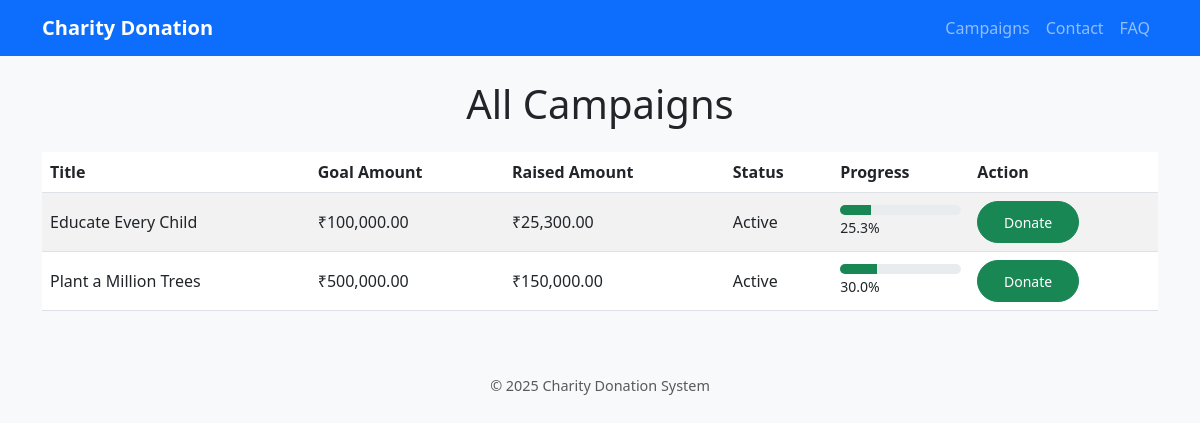
Page /campaigns on the committed database.
### models/models.py (models this page shows, shortened)
class Campaign(db.Model):
    __tablename__ = 'campaign'
    id = db.Column(db.Integer, primary_key=True)
    title = db.Column(db.String(200), nullable=False)
    goal_amount = db.Column(db.Float, nullable=False)
    raised_amount = db.Column(db.Float, default=0, nullable=False)
    description = db.Column(db.Text)
    status = db.Column(db.String(50))
    donations = db.relationship('Donation', backref='campaign', lazy=True)
    distributions = db.relationship('FundsDistribution', backref='campaign', lazy=True)

### app.py (the view)
@app.route("/campaigns")
def campaigns_page():
    campaigns = Campaign.query.all()
    return render_template("campaigns.html", campaigns=campaigns)

### app.py (called while the page is built)
@app.before_request
def enable_foreign_keys():
    try:
        db.session.execute(text('PRAGMA foreign_keys=ON'))
    except Exception as e:
        print("Foreign key pragma failed:", e)

### templates/campaigns.html
{% extends "base.html" %}
{% block content %}
<h1 class="mb-4 text-center">All Campaigns</h1>
{% if campaigns and campaigns|length > 0 %}
<div class="table-responsive">
    <table class="table table-striped align-middle">
        <thead>
            <tr>
                <th>Title</th>
                <th>Goal Amount</th>
                <th>Raised Amount</th>
                <th>Status</th>
                <th>Progress</th>
                <th>Action</th>
            </tr>
        </thead>
        <tbody>
            {% for c in campaigns %}
            <tr>
                <td>{{ c.title }}</td>
                <td>₹{{ "{:,.2f}".format(c.goal_amount) }}</td>
                <td>₹{{ "{:,.2f}".format(c.raised_amount) }}</td>
                <td>{{ c.status }}</td>
                <td>
                    <div class="progress" style="height: 10px;">
                        <div class="progress-bar bg-success" role="progressbar"
                             style="width: {{ (c.raised_amount / c.goal_amount) * 100 if c.goal_amount else 0 }}%">
                        </div>
                    </div>
                    <small>{{ ((c.raised_amount / c.goal_amount) * 100) | round(1) }}%</small>
                </td>
                <td>
                    <a href="{{ url_for('donate', id=c.id) }}" class="btn btn-sm btn-success">Donate</a>
                </td>
            </tr>
            {% endfor %}
        </tbody>
    </table>
</div>
{% else %}
<p class="text-center text-muted">No campaigns available.</p>
{% endif %}
{% endblock %}

### templates/base.html (shortened to what this page needs)
<!DOCTYPE html>
<html lang="en">
<head>
    <link rel="stylesheet" href="{{ url_for('static', filename='css/style.css') }}">
    <link href="https://cdn.jsdelivr.net/npm/bootstrap@5.3.0/dist/css/bootstrap.min.css" rel="stylesheet">
</head>
<body class="bg-light">
    <nav class="navbar navbar-expand-lg navbar-dark bg-primary" role="navigation" aria-label="Main navigation">
        <div class="container">
            <a class="navbar-brand" href="{{ url_for('home') }}">Charity Donation</a>
            <div class="collapse navbar-collapse" id="navbarNav">
                <ul class="navbar-nav ms-auto">
                    <li class="nav-item"><a class="nav-link" href="{{ url_for('campaigns_page') }}">Campaigns</a></li>
                    <li class="nav-item"><a class="nav-link" href="{{ url_for('contact') }}">Contact</a></li>
                    <li class="nav-item"><a class="nav-link" href="{{ url_for('faq') }}">FAQ</a></li>
                </ul>
            </div>
        </div>
    </nav>
    <div class="container mt-4">
        {% block content %}{% endblock %}
    </div>
    <footer class="text-center mt-5 mb-3 text-muted">
        <p>© 2025 Charity Donation System</p>
    </footer>
</body>
</html>

### static/css/style.css (style rules this page uses)
body { font-family: 'Segoe UI', Tahoma, Geneva, Verdana, sans-serif; background-color: #f8f9fa; margin: 0; padding: 0; }
.navbar-brand { font-weight: bold; font-size: 1.5rem; }
.nav-link { transition: color 0.2s ease, opacity 0.2s ease; }
.btn.btn-success, .btn.btn-primary { border-radius: 30px; padding: 0.6rem 1.6rem; font-weight: 500; }
footer { font-size: 0.9rem; }

### rows in the picture
Campaign: title "Educate Every Child", goal_amount "100,000.00", raised_amount "25,300.00", status "Active", ((c.raised_amount/c.goal_amount)*100)|round(1) "25.3"
Campaign: title "Plant a Million Trees", goal_amount "500,000.00", raised_amount "150,000.00", status "Active", ((c.raised_amount/c.goal_amount)*100)|round(1) "30.0"
